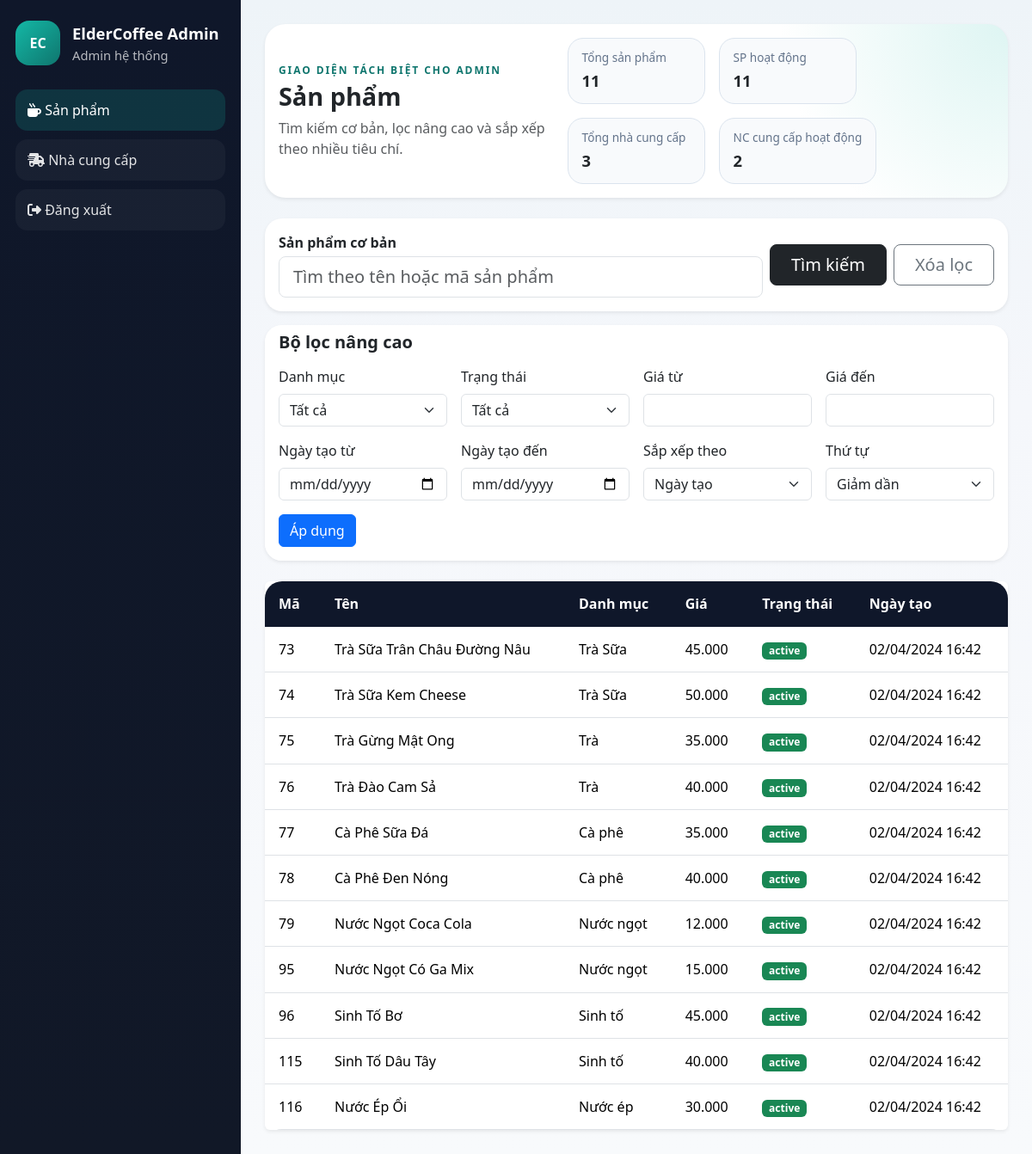
/admin/index.php (signed in), run on the app's committed database.
### tables this page shows
CREATE TABLE `items` (
  `item_id` int NOT NULL AUTO_INCREMENT,
  `item_name` varchar(255) NOT NULL,
  `category_id` int DEFAULT NULL,
  `description` text,
  `unit_price` decimal(10,2) DEFAULT NULL,
    `added_date` timestamp NULL DEFAULT CURRENT_TIMESTAMP,
    `item_status` enum('active','inactive') NOT NULL DEFAULT 'active',
  PRIMARY KEY (`item_id`),
  KEY `fk_category_id` (`category_id`),
  CONSTRAINT `fk_category_id` FOREIGN KEY (`category_id`) REFERENCES `category` (`category_id`)
);

CREATE TABLE `category` (
  `category_id` int NOT NULL AUTO_INCREMENT,
  `category_name` varchar(255) NOT NULL,
  PRIMARY KEY (`category_id`)
);

### admin/includes/bootstrap.php (called while the page is built, shortened)
<?php
function adminText(string $value): string
{
    return htmlspecialchars($value, ENT_QUOTES, 'UTF-8');
}
function adminMoney($value): string
{
    return number_format((float) $value, 0, ',', '.');
}
function adminDateTime(?string $value): string
{
    return date('d/m/Y H:i', strtotime($value));
}
function adminNormalizeDirection(?string $direction): string
{
    return strtolower((string) $direction) === 'desc' ? 'DESC' : 'ASC';
}
function adminBuildOrderBy(array $allowed, string $sort, string $direction, string $default): string
{
    $sortKey = $allowed[$sort] ?? $default;
    $directionSql = adminNormalizeDirection($direction);
    return $sortKey . ' ' . $directionSql;
}
function adminFetchProducts(mysqli $conn, array $filters): array
{
    $sort = (string) ($filters['sort'] ?? 'date');
    $direction = (string) ($filters['direction'] ?? 'desc');
    $orderBy = adminBuildOrderBy([
        'name' => 'i.item_name',
        'price' => 'i.unit_price',
        'date' => 'i.added_date',
        'code' => 'i.item_id',
    ], $sort, $direction, 'i.added_date');
    $sql = "SELECT i.item_id, i.item_name, i.description, i.unit_price, i.added_date, i.item_status, c.category_id, c.category_name
            FROM items i
            LEFT JOIN category c ON c.category_id = i.category_id";
    $sql .= ' ORDER BY ' . $orderBy;
    $result = mysqli_query($conn, $sql);
    return $result ? mysqli_fetch_all($result, MYSQLI_ASSOC) : [];
}
function adminCountValue(mysqli $conn, string $sql): int
{
    $result = mysqli_query($conn, $sql);
    $row = mysqli_fetch_row($result);
    return (int) ($row[0] ?? 0);
}

### admin/index.php (the view, shortened to what this page needs)
<?php
require_once __DIR__ . '/includes/bootstrap.php';
require_once __DIR__ . '/components/SearchBox.php';
require_once __DIR__ . '/components/FilterPanel.php';
require_once __DIR__ . '/components/Table.php';
$view = $_GET['view'] ?? 'products';
$filters = [
    'q' => $_GET['q'] ?? '',
    'category_id' => $_GET['category_id'] ?? 0,
    'status' => $_GET['status'] ?? '',
    'price_min' => $_GET['price_min'] ?? '',
    'price_max' => $_GET['price_max'] ?? '',
    'date_from' => $_GET['date_from'] ?? '',
    'date_to' => $_GET['date_to'] ?? '',
    'sort' => $_GET['sort'] ?? 'date',
    'direction' => $_GET['direction'] ?? 'desc',
];
$products = [];
if ($view === 'products') {
    $products = adminFetchProducts($conn, $filters);
} else {
    $suppliers = adminFetchSuppliers($conn, $filters);
}
$productCount = adminCountValue($conn, 'SELECT COUNT(*) FROM items');
$supplierCount = adminCountValue($conn, 'SELECT COUNT(*) FROM suppliers');
$activeProducts = adminCountValue($conn, "SELECT COUNT(*) FROM items WHERE item_status = 'active'");
$activeSuppliers = adminCountValue($conn, "SELECT COUNT(*) FROM suppliers WHERE status = 'active'");
?><!DOCTYPE html>
<html lang="vi">
<head>
    <link href="https://cdn.jsdelivr.net/npm/bootstrap@5.3.3/dist/css/bootstrap.min.css" rel="stylesheet">
    <link rel="stylesheet" href="https://cdnjs.cloudflare.com/ajax/libs/font-awesome/6.5.1/css/all.min.css">
    <link rel="stylesheet" href="assets/admin.css">
</head>
<body>
    <div class="admin-shell">
        <aside class="admin-sidebar">
            <div class="brand-block">
                <div class="brand-badge">EC</div>
                <div>
                    <div class="brand-title">ElderCoffee Admin</div>
                    <div class="brand-subtitle"><?= adminText($_SESSION['full_name'] ?? 'Admin') ?></div>
                </div>
            </div>
            <nav class="admin-nav">
                <a class="<?= $view === 'products' ? 'active' : '' ?>" href="?view=products">
                    <i class="fa-solid fa-mug-hot"></i> Sản phẩm
                </a>
                <a class="<?= $view === 'suppliers' ? 'active' : '' ?>" href="?view=suppliers">
                    <i class="fa-solid fa-truck-fast"></i> Nhà cung cấp
                </a>
                <a href="../logout.php">
                    <i class="fa-solid fa-right-from-bracket"></i> Đăng xuất
                </a>
            </nav>
        </aside>
        <main class="admin-main">
            <header class="admin-hero card shadow-sm border-0 mb-4">
                <div class="card-body d-flex flex-column flex-lg-row justify-content-between gap-3 align-items-lg-center">
                    <div>
                        <p class="eyebrow mb-1">Giao diện tách biệt cho ADMIN</p>
                        <h1 class="admin-title mb-2"><?= $view === 'suppliers' ? 'Nhà cung cấp' : 'Sản phẩm' ?></h1>
                        <p class="text-muted mb-0">Tìm kiếm cơ bản, lọc nâng cao và sắp xếp theo nhiều tiêu chí.</p>
                    </div>
                    <div class="d-flex gap-3 flex-wrap">
                        <div class="stat-pill">
                            <span>Tổng sản phẩm</span>
                            <strong><?= $productCount ?></strong>
                        </div>
                        <div class="stat-pill">
                            <span>SP hoạt động</span>
                            <strong><?= $activeProducts ?></strong>
                        </div>
                        <div class="stat-pill">
                            <span>Tổng nhà cung cấp</span>
                            <strong><?= $supplierCount ?></strong>
                        </div>
                        <div class="stat-pill">
                            <span>NC cung cấp hoạt động</span>
                            <strong><?= $activeSuppliers ?></strong>
                        </div>
                    </div>
                </div>
            </header>
            <?php if ($view === 'products') : ?>
                <?php
                renderAdminTable(
                    ['Mã', 'Tên', 'Danh mục', 'Giá', 'Trạng thái', 'Ngày tạo'],
                    $products,
                    function (array $row): string {
                        $statusClass = $row['item_status'] === 'active' ? 'text-bg-success' : 'text-bg-secondary';
                        return '<tr>'
                            . '<td>' . (int) $row['item_id'] . '</td>'
                            . '<td>' . adminText($row['item_name']) . '</td>'
                            . '<td>' . adminText($row['category_name'] ?? '-') . '</td>'
                            . '<td>' . adminMoney($row['unit_price']) . '</td>'
                            . '<td><span class="badge ' . $statusClass . '">' . adminText($row['item_status']) . '</span></td>'
                            . '<td>' . adminDateTime($row['added_date'] ?? null) . '</td>'
                            . '</tr>';
                    }
                );
                ?>
            <?php endif; ?>
        </main>
    </div>
</body>
</html>

### admin/components/Table.php
<?php
function renderAdminTable(array $headers, array $rows, callable $rowRenderer): void
{
    ?>
    <div class="card shadow-sm border-0">
        <div class="table-responsive">
            <table class="table table-hover align-middle mb-0 admin-data-table">
                <thead>
                    <tr>
                        <?php foreach ($headers as $header) : ?>
                            <th scope="col"><?= adminText($header) ?></th>
                        <?php endforeach; ?>
                    </tr>
                </thead>
                <tbody>
                    <?php if (empty($rows)) : ?>
                        <tr>
                            <td colspan="<?= count($headers) ?>" class="text-center py-4 text-muted">Không có dữ liệu phù hợp</td>
                        </tr>
                    <?php else : ?>
                        <?php foreach ($rows as $row) : ?>
                            <?= $rowRenderer($row) ?>
                        <?php endforeach; ?>
                    <?php endif; ?>
                </tbody>
            </table>
        </div>
    </div>
    <?php
}

### admin/assets/admin.css (style rules this page uses)
:root { --admin-bg: #f5f7fb; --admin-surface: #ffffff; --admin-ink: #122033; --admin-muted: #64748b; --admin-accent: #0f766e; --admin-accent-dark: #0b4a45; --admin-border: #dbe4ee; }
body { background: linear-gradient(180deg, #eef4f8 0%, var(--admin-bg) 35%, #f8fafc 100%); color: var(--admin-ink); }
.admin-shell { display: grid; grid-template-columns: 280px 1fr; min-height: 100vh; }
.admin-sidebar { background: linear-gradient(180deg, #0f172a 0%, #111827 100%); color: #fff; padding: 24px 18px; }
.brand-block { display: flex; align-items: center; gap: 14px; margin-bottom: 28px; }
.brand-badge { width: 52px; height: 52px; border-radius: 16px; display: grid; place-items: center; background: linear-gradient(135deg, #14b8a6, #0f766e); font-weight: 800; }
.brand-title { font-size: 1.15rem; font-weight: 700; }
.brand-subtitle { color: rgba(255, 255, 255, 0.7); font-size: 0.92rem; }
.admin-nav { display: flex; flex-direction: column; gap: 10px; }
.admin-nav a { color: rgba(255, 255, 255, 0.88); text-decoration: none; padding: 12px 14px; border-radius: 14px; background: rgba(255, 255, 255, 0.04); transition: all 0.2s ease; }
.admin-nav a:hover, .admin-nav a.active { background: rgba(20, 184, 166, 0.18); color: #fff; }
.admin-main { padding: 28px; }
.admin-hero { border-radius: 24px; background: radial-gradient(circle at top right, rgba(20, 184, 166, 0.14), transparent 30%), var(--admin-surface); }
.eyebrow { text-transform: uppercase; letter-spacing: 0.16em; font-size: 0.75rem; color: var(--admin-accent); font-weight: 700; }
.admin-title { font-size: clamp(1.8rem, 2vw, 2.4rem); font-weight: 800; }
.stat-pill { min-width: 160px; padding: 12px 16px; border-radius: 18px; background: #f8fafc; border: 1px solid var(--admin-border); display: flex; flex-direction: column; gap: 3px; }
.stat-pill span { color: var(--admin-muted); font-size: 0.85rem; }
.stat-pill strong { font-size: 1.15rem; }
.admin-search-box, .admin-filter-panel, .admin-data-table { border-radius: 20px; overflow: hidden; }
.admin-data-table thead th { background: #0f172a; color: #fff; border-color: #0f172a; white-space: nowrap; }
.admin-data-table td, .admin-data-table th { padding: 14px 16px; }

### data on the page
items: item_id "73", item_name "Trà Sữa Trân Châu Đường Nâu", category.category_name "Trà Sữa", unit_price "45.000", item_status "active", added_date "02/04/2024 16:42"
items: item_id "74", item_name "Trà Sữa Kem Cheese", category.category_name "Trà Sữa", unit_price "50.000", item_status "active", added_date "02/04/2024 16:42"
items: item_id "75", item_name "Trà Gừng Mật Ong", category.category_name "Trà", unit_price "35.000", item_status "active", added_date "02/04/2024 16:42"
items: item_id "76", item_name "Trà Đào Cam Sả", category.category_name "Trà", unit_price "40.000", item_status "active", added_date "02/04/2024 16:42"
items: item_id "77", item_name "Cà Phê Sữa Đá", category.category_name "Cà phê", unit_price "35.000", item_status "active", added_date "02/04/2024 16:42"
items: item_id "78", item_name "Cà Phê Đen Nóng", category.category_name "Cà phê", unit_price "40.000", item_status "active", added_date "02/04/2024 16:42"
items: item_id "79", item_name "Nước Ngọt Coca Cola", category.category_name "Nước ngọt", unit_price "12.000", item_status "active", added_date "02/04/2024 16:42"
items: item_id "95", item_name "Nước Ngọt Có Ga Mix", category.category_name "Nước ngọt", unit_price "15.000", item_status "active", added_date "02/04/2024 16:42"
items: item_id "96", item_name "Sinh Tố Bơ", category.category_name "Sinh tố", unit_price "45.000", item_status "active", added_date "02/04/2024 16:42"
items: item_id "115", item_name "Sinh Tố Dâu Tây", category.category_name "Sinh tố", unit_price "40.000", item_status "active", added_date "02/04/2024 16:42"
items: item_id "116", item_name "Nước Ép Ổi", category.category_name "Nước ép", unit_price "30.000", item_status "active", added_date "02/04/2024 16:42"

### other printed values
adminText($_SESSION['full_name'] ?? 'Admin') "Admin hệ thống"
$productCount "11"
$activeProducts "11"
$supplierCount "3"
$activeSuppliers "2"
$label "Sản phẩm"
adminText($header) "Mã"
adminText($header) "Tên"
adminText($header) "Danh mục"
adminText($header) "Giá"
adminText($header) "Trạng thái"
adminText($header) "Ngày tạo"
